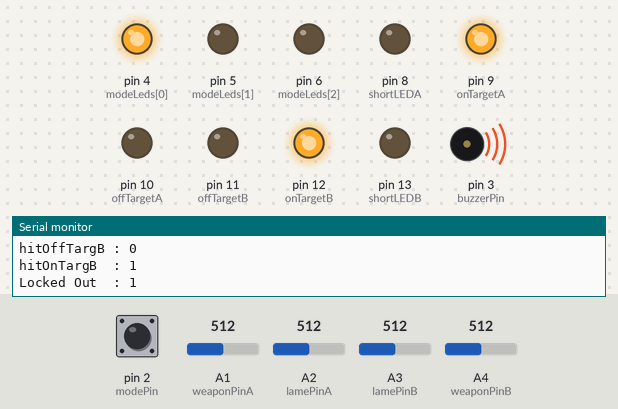
This sketch was run on a simulated Arduino Uno, built with avr-gcc and run on an emulated ATmega328P. Parts: output pins drawn as LEDs (lit = HIGH), buzzer (waves = sounding, pin HIGH), the last lines printed to the serial monitor. The inputs (shaded band) are chosen by the test bench; at power-on: pin 2 (modePin) HIGH, A1 (weaponPinA) = 512, A3 (lamePinB) = 512, A2 (lamePinA) = 512, A4 (weaponPinB) = 512.

Above: at 4.3 s.
4.4 s: pin 2 (modePin) pulled LOW for 0.15 s
At 4.9 s:
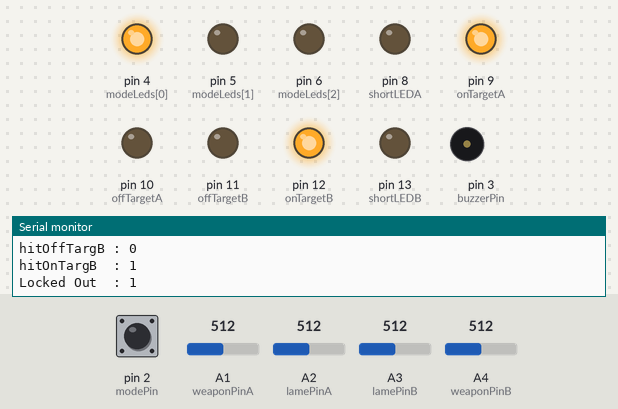
7.5 s: A1 (weaponPinA) set to 411
At 10.1 s:
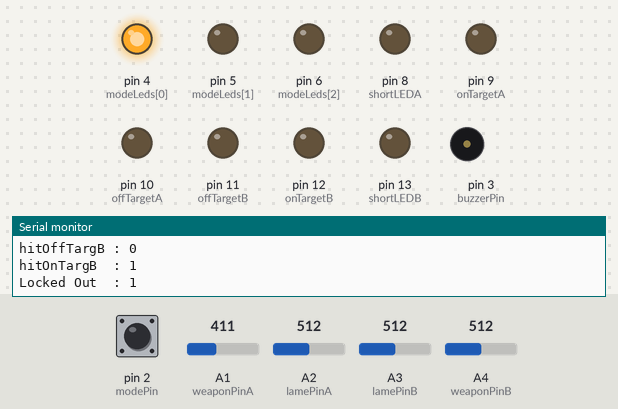
10.5 s: A1 (weaponPinA) set to 387
At 13.4 s:
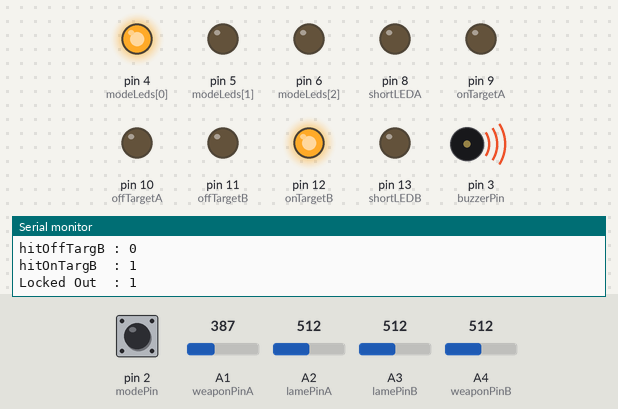
13.5 s: A3 (lamePinB) set to 414
16.5 s: A3 (lamePinB) set to 383
19.0 s: A1 (weaponPinA) set to 410
At 21.3 s:
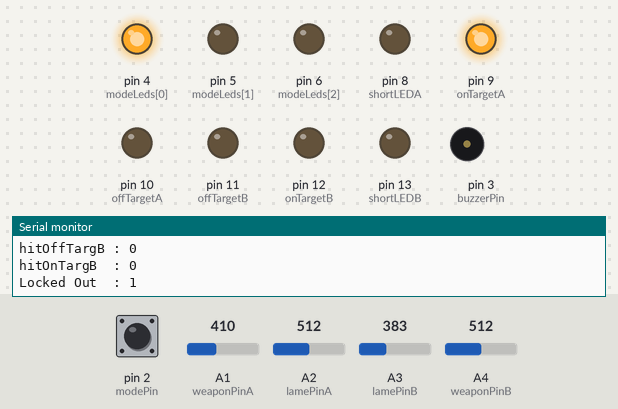
Timing chart, 0 to 23.0 s (numbered marks = the images above; inputs shaded):
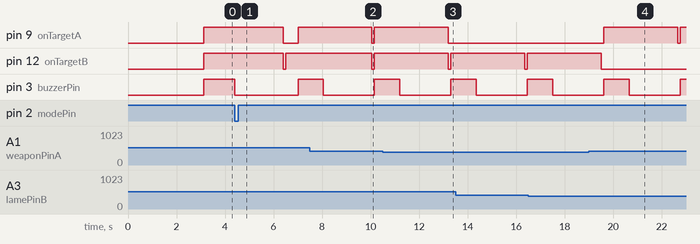

Measured:
- the behaviour switches between 401 and 400 on A1 (weaponPinA) (found by bisection; images 2 and 3)
- after the input at 19.0 s, pin 9 (onTargetA): LOW → HIGH after 0.61 s, → LOW 3.0 s later, → HIGH 0.10 s later; pin 3 (buzzerPin): LOW → HIGH after 0.61 s, → LOW 1.0 s later, → HIGH 2.1 s later

The sketch:

fencing_code_mod.ino
```cpp
//===========================================================================//
//                                                                           //
//  Desc:    Arduino Code to implement a fencing scoring apparatus           //
//  Dev:     Wnew                                                            //
//  Date:    Nov  2012                                                       //
//  Updated: Sept 2015                                                       //
//  Notes:   1. Basis of algorithm from digitalwestie on github. Thanks Mate //
//           2. Used uint8_t instead of int where possible to optimise       //
//           3. Set ADC prescaler to 16 faster ADC reads                     //
//                                                                           //
//  To do:   1. Could use shift reg on lights and mode LEDs to save pins     //
//           2. Implement short circuit LEDs (already provision for it)      //
//           3. Set up debug levels correctly                                //
//                                                                           //
//===========================================================================//

//============
// #defines
//============
//TODO: set up debug levels correctly
#define DEBUG 0
//#define TEST_LIGHTS       // turns on lights for a second on start up
//#define TEST_ADC_SPEED    // used to test sample rate of ADCs
//#define REPORT_TIMING     // prints timings over serial interface
#define BUZZERTIME  1000  // length of time the buzzer is kept on after a hit (ms)
#define LIGHTTIME   3000  // length of time the lights are kept on after a hit (ms)
#define BAUDRATE   57600  // baudrate of the serial debug interface

//============
// Pin Setup
//============
const uint8_t shortLEDA  =  8;    // Short Circuit A Light
const uint8_t onTargetA  =  9;    // On Target A Light
const uint8_t offTargetA = 10;    // Off Target A Light
const uint8_t offTargetB = 11;    // Off Target B Light
const uint8_t onTargetB  = 12;    // On Target B Light
const uint8_t shortLEDB  = 13;    // Short Circuit A Light

const uint8_t groundPinA = A0;    // Ground A pin - Analog
const uint8_t weaponPinA = A1;    // Weapon A pin - Analog
const uint8_t lamePinA   = A2;    // Lame   A pin - Analog (Epee return path)
const uint8_t lamePinB   = A3;    // Lame   B pin - Analog (Epee return path)
const uint8_t weaponPinB = A4;    // Weapon B pin - Analog
const uint8_t groundPinB = A5;    // Ground B pin - Analog

const uint8_t modePin    =  2;        // Mode change button interrupt pin 0 (digital pin 2)
const uint8_t buzzerPin  =  3;        // buzzer pin
const uint8_t modeLeds[] = {4, 5, 6}; // LED pins to indicate weapon mode selected {f e s}

//=========================
// values of analog reads
//=========================
int weaponA = 0;
int weaponB = 0;
int lameA   = 0;
int lameB   = 0;
int groundA = 0;
int groundB = 0;

//=======================
// depress and timeouts
//=======================
long depressAtime = 0;
long depressBtime = 0;
bool lockedOut    = false;

//==========================
// Lockout & Depress Times
//==========================
// the lockout time between hits for foil is 300ms +/-25ms
// the minimum amount of time the tip needs to be depressed for foil 14ms +/-1ms
// the lockout time between hits for epee is 45ms +/-5ms (40ms -> 50ms)
// the minimum amount of time the tip needs to be depressed for epee 2ms
// the lockout time between hits for sabre is 170ms +/-10ms
// the minimum amount of time the tip needs to be depressed (in contact) for sabre 0.1ms -> 1ms
// These values are stored as micro seconds for more accuracy
//                         foil   epee   sabre
const long lockout [] = {300000,  45000, 170000};  // the lockout time between hits
const long depress [] = { 14000,   2000,   1000};  // the minimum amount of time the tip needs to be depressed


//=================
// mode constants
//=================
const uint8_t FOIL_MODE  = 0;
const uint8_t EPEE_MODE  = 1;
const uint8_t SABRE_MODE = 2;

uint8_t currentMode = FOIL_MODE;

volatile bool modeJustChangedFlag = false;

//=========
// states
//=========
boolean depressedA  = false;
boolean depressedB  = false;
boolean hitOnTargA  = false;
boolean hitOffTargA = false;
boolean hitOnTargB  = false;
boolean hitOffTargB = false;

boolean lightOnTargA  = false;
boolean lightOffTargA = false;
boolean lightOnTargB  = false;
boolean lightOffTargB = false;

#ifdef TEST_ADC_SPEED
long now;
long loopCount = 0;
bool done = false;
#endif


//================
// Configuration
//================
void setup() {
   // set the internal pullup resistor on modePin
   pinMode(modePin, INPUT_PULLUP);

   // add the interrupt to the mode pin (interrupt is pin 0)
   attachInterrupt(modePin-2, changeMode, FALLING);
   pinMode(modeLeds[0], OUTPUT);
   pinMode(modeLeds[1], OUTPUT);
   pinMode(modeLeds[2], OUTPUT);

   // set the light pins to outputs
   pinMode(offTargetA, OUTPUT);
   pinMode(offTargetB, OUTPUT);
   pinMode(onTargetA,  OUTPUT);
   pinMode(onTargetB,  OUTPUT);
   pinMode(shortLEDA,  OUTPUT);
   pinMode(shortLEDB,  OUTPUT);
   pinMode(buzzerPin,  OUTPUT);

   digitalWrite(modeLeds[currentMode], HIGH);

#ifdef TEST_LIGHTS
   testLights();
#endif

   // this optimises the ADC to make the sampling rate quicker
   //adcOpt();

   Serial.begin(BAUDRATE);
   Serial.println("3 Weapon Scoring Box");
   Serial.println("====================");
   Serial.print  ("Mode : ");
   Serial.println(currentMode);

   resetValues();
}


//=============
// ADC config
//=============
void adcOpt() {

   // the ADC only needs a couple of bits, the atmega is an 8 bit micro
   // so sampling only 8 bits makes the values easy/quicker to process
   // unfortunately this method only works on the Due.
   //analogReadResolution(8);

   // Data Input Disable Register
   // disconnects the digital inputs from which ever ADC channels you are using
   // an analog input will be float and cause the digital input to constantly
   // toggle high and low, this creates noise near the ADC, and uses extra
   // power Secondly, the digital input and associated DIDR switch have a
   // capacitance associated with them which will slow down your input signal
   // if you’re sampling a highly resistive load
   DIDR0 = 0x7F;

   // set the prescaler for the ADCs to 16 this allowes the fastest sampling
   bitClear(ADCSRA, ADPS0);
   bitClear(ADCSRA, ADPS1);
   bitSet  (ADCSRA, ADPS2);
}


//============
// Main Loop
//============
void loop() {
   // use a while as a main loop as the loop() has too much overhead for fast analogReads
   // we get a 3-4% speed up on the loop this way
   while(1) {
      checkIfModeChanged();
      // read analog pins
      weaponA = analogRead(weaponPinA);
      weaponB = analogRead(weaponPinB);
      lameA   = analogRead(lamePinA);
      lameB   = analogRead(lamePinB);

      if      (currentMode == FOIL_MODE)
         foil();
      else if (currentMode == EPEE_MODE)
         epee();
      else if (currentMode == SABRE_MODE)
         sabre();

      signalHits();

#ifdef TEST_ADC_SPEED
      if (loopCount == 0) {
         now = micros();
      }
      loopCount++;
      if ((micros()-now >= 1000000) /*&& done == false*/) {
         Serial.print(loopCount);
         Serial.println(" readings in 1 sec");
         done = true;
         loopCount = 0;
      }
#endif
   }
}


//=====================
// Mode pin interrupt
//=====================
void changeMode() {
   // set a flag to keep the time in the ISR to a min
   modeJustChangedFlag = true;
}


//============================
// Sets the correct mode led
//============================
void setModeLeds() {
   if (currentMode == FOIL_MODE) {
      digitalWrite(onTargetA, HIGH);
   } else {
      if (currentMode == EPEE_MODE) {
        digitalWrite(onTargetB, HIGH);
      } else {
         if (currentMode == SABRE_MODE){
            digitalWrite(onTargetA, HIGH);
            digitalWrite(onTargetB, HIGH);
         }
      }
   }
   delay(500);
   digitalWrite(onTargetA, LOW);
   digitalWrite(onTargetB, LOW);
}


//========================
// Run when mode changed
//========================
void checkIfModeChanged() {
  if (modeJustChangedFlag) {
    if (currentMode == 2)
      currentMode = 0;
    else
      currentMode++;

    setModeLeds();
#ifdef DEBUG
      Serial.print("Mode changed to: ");
      Serial.println(currentMode);
#endif
    modeJustChangedFlag = false;
   }
}


//===================
// Main foil method
//===================
void foil() {

   long now = micros();
   if (((hitOnTargA || hitOffTargA) && (depressAtime + lockout[FOIL_MODE] < now)) ||
       ((hitOnTargB || hitOffTargB) && (depressBtime + lockout[FOIL_MODE] < now))) {
      lockedOut = true;
   }

   // weapon A
   if (hitOnTargA == false && hitOffTargA == false) { // ignore if A has already hit
      // off target
      if (900 < weaponA && lameB < 100) {
         if (!depressedA) {
            depressAtime = micros();
            depressedA   = true;
         } else {
            if (depressAtime + depress[FOIL_MODE] <= micros()) {
               hitOffTargA = true;
            }
         }
      } else {
      // on target
         if (400 < weaponA && weaponA < 600 && 400 < lameB && lameB < 600) {
            if (!depressedA) {
               depressAtime = micros();
               depressedA   = true;
            } else {
               if (depressAtime + depress[FOIL_MODE] <= micros()) {
                  hitOnTargA = true;
               }
            }
         } else {
            // reset these values if the depress time is short.
            depressAtime = 0;
            depressedA   = 0;
         }
      }
   }

   // weapon B
   if (hitOnTargB == false && hitOffTargB == false) { // ignore if B has already hit
      // off target
      if (900 < weaponB && lameA < 100) {
         if (!depressedB) {
            depressBtime = micros();
            depressedB   = true;
         } else {
            if (depressBtime + depress[FOIL_MODE] <= micros()) {
               hitOffTargB = true;
            }
         }
      } else {
      // on target
         if (400 < weaponB && weaponB < 600 && 400 < lameA && lameA < 600) {
            if (!depressedB) {
               depressBtime = micros();
               depressedB   = true;
            } else {
               if (depressBtime + depress[FOIL_MODE] <= micros()) {
                  hitOnTargB = true;
               }
            }
         } else {
            // reset these values if the depress time is short.
            depressBtime = 0;
            depressedB   = 0;
         }
      }
   }
}


//===================
// Main epee method
//===================
void epee() {
   long now = micros();
   if ((hitOnTargA && (depressAtime + lockout[1] < now)) || (hitOnTargB && (depressBtime + lockout[1] < now))) {
      lockedOut = true;
   }

   // weapon A
   //  no hit for A yet    && weapon depress    && opponent lame touched
   if (hitOnTargA == false) {
      if (400 < weaponA && weaponA < 600 && 400 < lameA && lameA < 600) {
         if (!depressedA) {
            depressAtime = micros();
            depressedA   = true;
         } else {
            if (depressAtime + depress[1] <= micros()) {
               hitOnTargA = true;
            }
         }
      } else {
         // reset these values if the depress time is short.
         if (depressedA == true) {
            depressAtime = 0;
            depressedA   = 0;
         }
      }
   }

   // weapon B
   //  no hit for B yet    && weapon depress    && opponent lame touched
   if (hitOnTargB == false) {
      if (400 < weaponB && weaponB < 600 && 400 < lameB && lameB < 600) {
         if (!depressedB) {
            depressBtime = micros();
            depressedB   = true;
         } else {
            if (depressBtime + depress[1] <= micros()) {
               hitOnTargB = true;
            }
         }
      } else {
         // reset these values if the depress time is short.
         if (depressedB == true) {
            depressBtime = 0;
            depressedB   = 0;
         }
      }
   }
}


//===================
// Main sabre method
//===================
void sabre() {

   long now = micros();
   if (((hitOnTargA || hitOffTargA) && (depressAtime + lockout[2] < now)) ||
       ((hitOnTargB || hitOffTargB) && (depressBtime + lockout[2] < now))) {
      lockedOut = true;
   }

   // weapon A
   if (hitOnTargA == false && hitOffTargA == false) { // ignore if A has already hit
      // on target
      if (400 < weaponA && weaponA < 600 && 400 < lameB && lameB < 600) {
         if (!depressedA) {
            depressAtime = micros();
            depressedA   = true;
         } else {
            if (depressAtime + depress[2] <= micros()) {
               hitOnTargA = true;
            }
         }
      } else {
         // reset these values if the depress time is short.
         depressAtime = 0;
         depressedA   = 0;
      }
   }

   // weapon B
   if (hitOnTargB == false && hitOffTargB == false) { // ignore if B has already hit
      // on target
      if (400 < weaponB && weaponB < 600 && 400 < lameA && lameA < 600) {
         if (!depressedB) {
            depressBtime = micros();
            depressedB   = true;
         } else {
            if (depressBtime + depress[2] <= micros()) {
               hitOnTargB = true;
            }
         }
      } else {
         // reset these values if the depress time is short.
         depressBtime = 0;
         depressedB   = 0;
      }
   }
}


//==============
// Signal Hits
//==============
void signalHits() {
   // non time critical, this is run after a hit has been detected
   if (lockedOut) {
#ifdef DEBUG
      String serData = String("hitOnTargA  : ") + hitOnTargA  + "\n"
                            + "hitOffTargA : "  + hitOffTargA + "\n"
                            + "hitOffTargB : "  + hitOffTargB + "\n"
                            + "hitOnTargB  : "  + hitOnTargB  + "\n"
                            + "Locked Out  : "  + lockedOut   + "\n";
      Serial.println(serData);
#endif
      resetValues();
   }

  if(hitOnTargA && (lightOnTargA == false)){
    digitalWrite(onTargetA, HIGH);
    digitalWrite(buzzerPin,  HIGH);
    lightOnTargA = true;
  }
  if(hitOffTargA && (lightOffTargA == false)){
    digitalWrite(offTargetA, HIGH);
    digitalWrite(buzzerPin,  HIGH);
    lightOffTargA = true;
  }
  if(hitOffTargB && (lightOffTargB == false)){
    digitalWrite(offTargetB, HIGH);
    digitalWrite(buzzerPin,  HIGH);
    lightOffTargB = true;
  }
  if(hitOnTargB && (lightOnTargB == false)){
    digitalWrite(onTargetB,  HIGH);
    digitalWrite(buzzerPin,  HIGH);
    lightOnTargB = true;
  }
}


//======================
// Reset all variables
//======================
void resetValues() {
   delay(BUZZERTIME);             // wait before turning off the buzzer
   digitalWrite(buzzerPin,  LOW);
   delay(LIGHTTIME-BUZZERTIME);   // wait before turning off the lights
   digitalWrite(onTargetA,  LOW);
   digitalWrite(offTargetA, LOW);
   digitalWrite(offTargetB, LOW);
   digitalWrite(onTargetB,  LOW);
   digitalWrite(shortLEDA,  LOW);
   digitalWrite(shortLEDB,  LOW);

   lockedOut    = false;
   depressAtime = 0;
   depressedA   = false;
   depressBtime = 0;
   depressedB   = false;

   hitOnTargA  = false;
   hitOffTargA = false;
   hitOnTargB  = false;
   hitOffTargB = false;

   lightOnTargA  = false;
   lightOffTargA = false;
   lightOnTargB  = false;
   lightOffTargB = false;

   delay(100);
}


//==============
// Test lights
//==============
void testLights() {
   digitalWrite(offTargetA, HIGH);
   digitalWrite(onTargetA,  HIGH);
   digitalWrite(offTargetB, HIGH);
   digitalWrite(onTargetB,  HIGH);
   digitalWrite(shortLEDA,  HIGH);
   digitalWrite(shortLEDB,  HIGH);
   delay(1000);
   resetValues();
}
```
